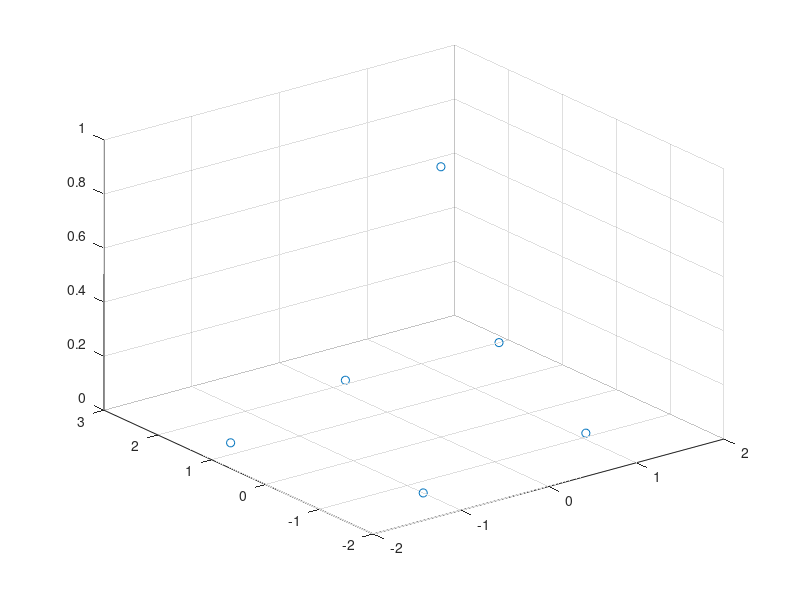

This figure's MATLAB source: (Note: this script raises an error after producing the figure.)
px = [-1, 1.1, 1.89, .2, -1.6, 0]';
py = [-1.3, -.9, 2, 2.1, 1.3,0]'
P = cat(2,px,py);
V = [0; 0; 0; 0; 0; 1];
scatter3(px,py,V)
%%
F = scatteredInterpolant(P,V)
[X,Y] = meshgrid(linspace(-2,2,50), linspace(-2,2,50));
figure(1)
clf
F.Method = 'linear'

V2lin = reshape(F([X(:),Y(:)]), 50,50)
surf(X,Y,V2lin)
title('linear')
hold on
scatter3(px,py,V,200,'r.')
hold off

% vs
figure(2)
F.Method = 'natural'
V2nat = reshape(F([X(:),Y(:)]), 50,50)
surf(X,Y,V2nat)
title('natural')
hold on
scatter3(px,py,V,200,'r.')